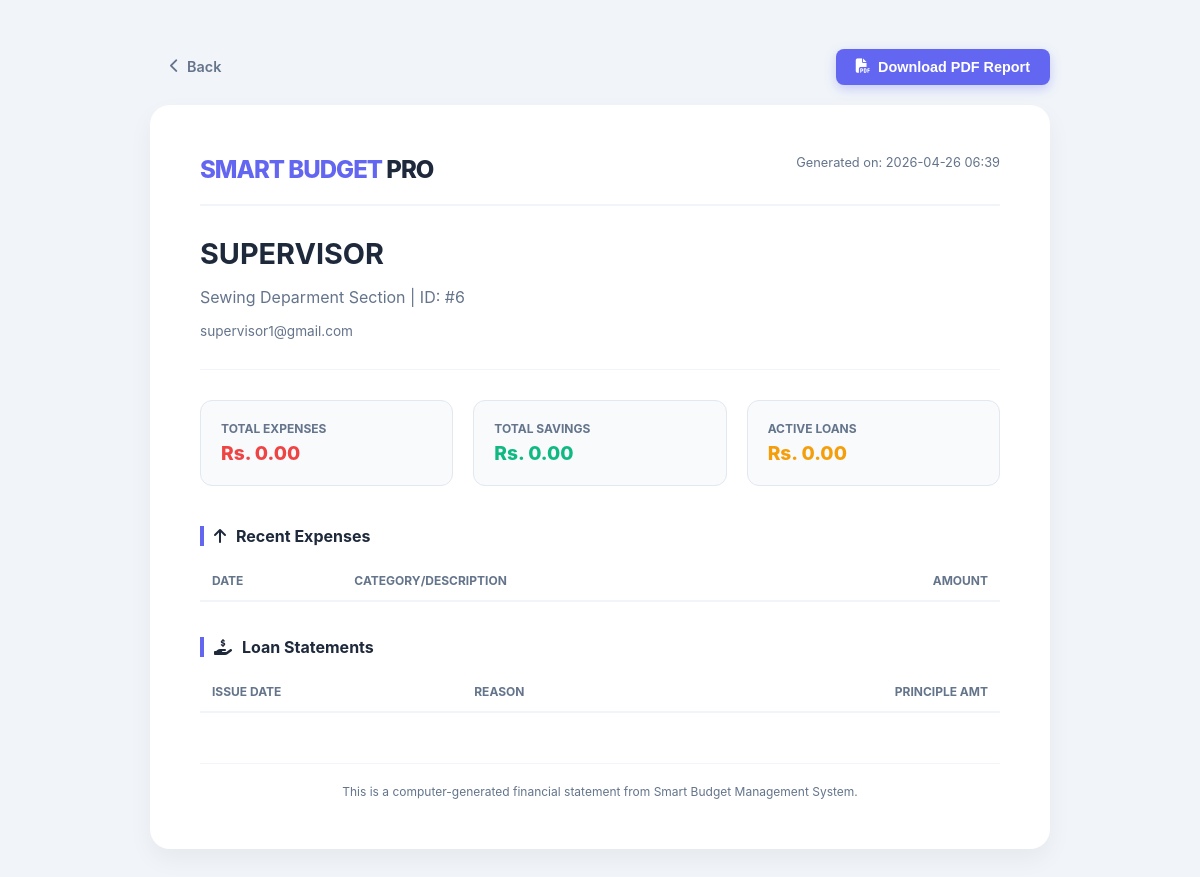
Before: /view_user_details.php?id=6 with the older database file.
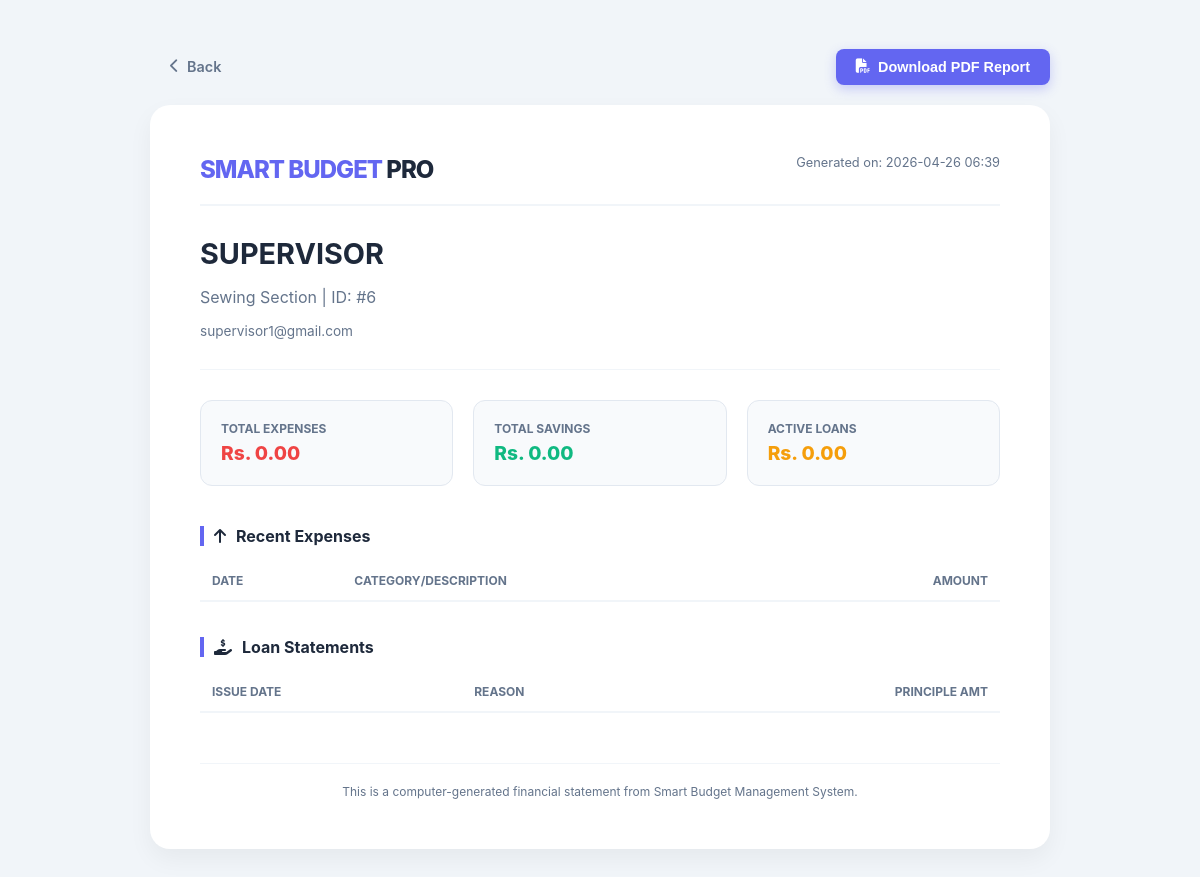
After: the same page with the newer database file.
### tables this page shows
CREATE TABLE `users` (
  `user_id` int NOT NULL,
  `full_name` varchar(100) NOT NULL,
  `email` varchar(150) NOT NULL,
  `nic` varchar(12) NOT NULL,
  `phone` varchar(15) DEFAULT NULL,
  `factory` varchar(100) DEFAULT NULL,
  `department` varchar(100) DEFAULT NULL,
  `role` enum('admin','supervisor','user') DEFAULT 'user',
  `lang` enum('en','si','ta') DEFAULT 'en',
  `password_hash` varchar(255) NOT NULL,
  `created_at` timestamp NULL DEFAULT CURRENT_TIMESTAMP,
  `profile_pic` varchar(255) DEFAULT 'default_avatar.png'
);

### view_user_details.php (the view, shortened to what this page needs)
<?php
require_once 'config.php';
$user_id = mysqli_real_escape_string($conn, $_GET['id']);
$user_res = mysqli_query($conn, "SELECT * FROM users WHERE user_id = '$user_id'");
$user_data = mysqli_fetch_assoc($user_res);
$total_ex = mysqli_fetch_assoc(mysqli_query($conn, "SELECT SUM(amount) as total FROM expense_records WHERE user_id = '$user_id'"))['total'] ?? 0;
$total_sv = mysqli_fetch_assoc(mysqli_query($conn, "SELECT SUM(amount) as total FROM savings WHERE user_id = '$user_id'"))['total'] ?? 0;
$total_ln = mysqli_fetch_assoc(mysqli_query($conn, "SELECT SUM(total_amount) as total FROM loans WHERE user_id = '$user_id'"))['total'] ?? 0;
?>
<!DOCTYPE html>
<html lang="en">
<head>
    <link rel="stylesheet" href="https://cdnjs.cloudflare.com/ajax/libs/font-awesome/6.4.0/css/all.min.css">
</head>
<body>
<div class="container">
    <div class="no-print-area">
        <a href="manage_employees.php" class="btn btn-back"><i class="fas fa-chevron-left"></i> Back</a>
        <button onclick="downloadPDF()" class="btn btn-pdf"><i class="fas fa-file-pdf"></i> Download PDF Report</button>
    </div>
    <div id="report-content">
        <div class="report-header">
            <div class="logo-text">SMART BUDGET <span style="color:var(--slate-800)">PRO</span></div>
            <div style="text-align: right; color: var(--slate-500); font-size: 0.8rem;">
                Generated on: <?php echo date('Y-m-d H:i'); ?>
            </div>
        </div>
        <div class="user-meta">
            <h1><?php echo strtoupper($user_data['full_name']); ?></h1>
            <p><?php echo $user_data['department']; ?> Section | ID: #<?php echo $user_data['user_id']; ?></p>
            <p style="font-size: 0.85rem;"><?php echo $user_data['email']; ?></p>
        </div>
        <hr style="border: 0; border-top: 1px solid #f1f5f9; margin: 30px 0;">
        <div class="summary-grid">
            <div class="summary-card">
                <label>Total Expenses</label>
                <div class="val" style="color: var(--danger);">Rs. <?php echo number_format($total_ex, 2); ?></div>
            </div>
            <div class="summary-card">
                <label>Total Savings</label>
                <div class="val" style="color: var(--success);">Rs. <?php echo number_format($total_sv, 2); ?></div>
            </div>
            <div class="summary-card">
                <label>Active Loans</label>
                <div class="val" style="color: var(--warning);">Rs. <?php echo number_format($total_ln, 2); ?></div>
            </div>
        </div>
        <div class="table-section">
            <h3><i class="fas fa-arrow-up"></i> Recent Expenses</h3>
            <table>
                <thead>
                    <tr><th>Date</th><th>Category/Description</th><th style="text-align:right">Amount</th></tr>
                </thead>
            </table>
        </div>
        <div class="table-section">
            <h3><i class="fas fa-hand-holding-dollar"></i> Loan Statements</h3>
            <table>
                <thead>
                    <tr><th>Issue Date</th><th>Reason</th><th style="text-align:right">Principle Amt</th></tr>
                </thead>
            </table>
        </div>
        <div class="footer-note">
            This is a computer-generated financial statement from Smart Budget Management System.
        </div>
    </div>
</div>
</body>
</html>

Changed rows visible on the page:
changed users "SUPERVISOR": department "Sewing Deparment" → "Sewing"
